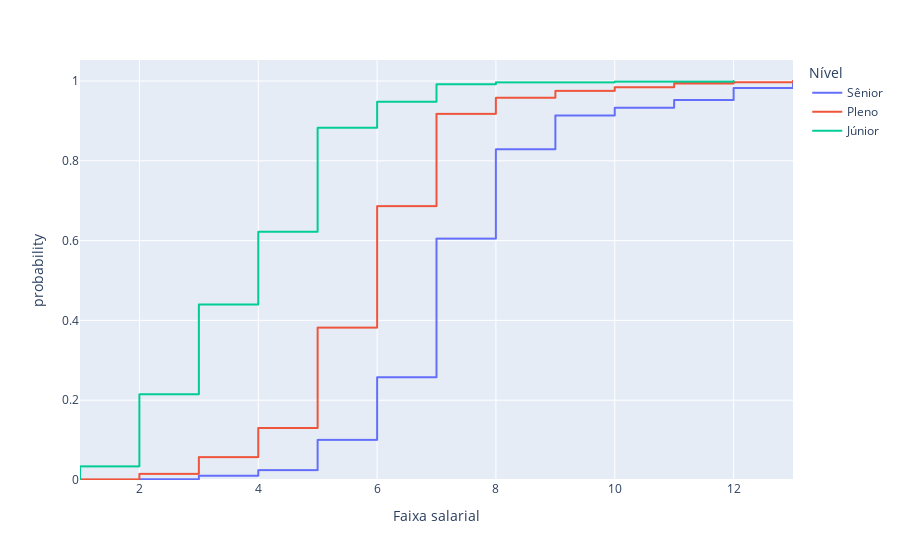

The notebook cell this image was saved under:
### Code cell
px.ecdf(datahacker, x="Faixa salarial", color="('P2_g ', 'Nivel')", labels=({"('P2_g ', 'Nivel')": 'Nível'}))

### Figure 1 — Plotly figure (JSON) as saved in the notebook; plotly's stock layout.template omitted (floating-point values rounded to 4 significant figures; data arrays with more than 128 entries replaced by an {"elided": "..."} marker saying what was removed)
{"data": [{"hovertemplate": "Nível=Sênior<br>Faixa salarial=%{x}<br>probability=%{y}<extra></extra>", "legendgroup": "Sênior", "line": {"dash": "solid", "shape": "hv"}, "marker": {"color": "#636efa", "symbol": "circle"}, "mode": "lines", "name": "Sênior", "showlegend": true, "type": "scattergl", "x": {"elided": "567 int values"}, "xaxis": "x", "y": {"elided": "567 float values"}, "yaxis": "y"}, {"hovertemplate": "Nível=Pleno<br>Faixa salarial=%{x}<br>probability=%{y}<extra></extra>", "legendgroup": "Pleno", "line": {"dash": "solid", "shape": "hv"}, "marker": {"color": "#EF553B", "symbol": "circle"}, "mode": "lines", "name": "Pleno", "showlegend": true, "type": "scattergl", "x": {"elided": "644 int values"}, "xaxis": "x", "y": {"elided": "644 float values"}, "yaxis": "y"}, {"hovertemplate": "Nível=Júnior<br>Faixa salarial=%{x}<br>probability=%{y}<extra></extra>", "legendgroup": "Júnior", "line": {"dash": "solid", "shape": "hv"}, "marker": {"color": "#00cc96", "symbol": "circle"}, "mode": "lines", "name": "Júnior", "showlegend": true, "type": "scattergl", "x": {"elided": "614 int values"}, "xaxis": "x", "y": {"elided": "614 float values"}, "yaxis": "y"}], "layout": {"legend": {"title": {"text": "Nível"}, "tracegroupgap": 0}, "margin": {"t": 60}, "xaxis": {"anchor": "y", "domain": [0, 1], "title": {"text": "Faixa salarial"}}, "yaxis": {"anchor": "x", "domain": [0, 1], "rangemode": "tozero", "title": {"text": "probability"}}}}
